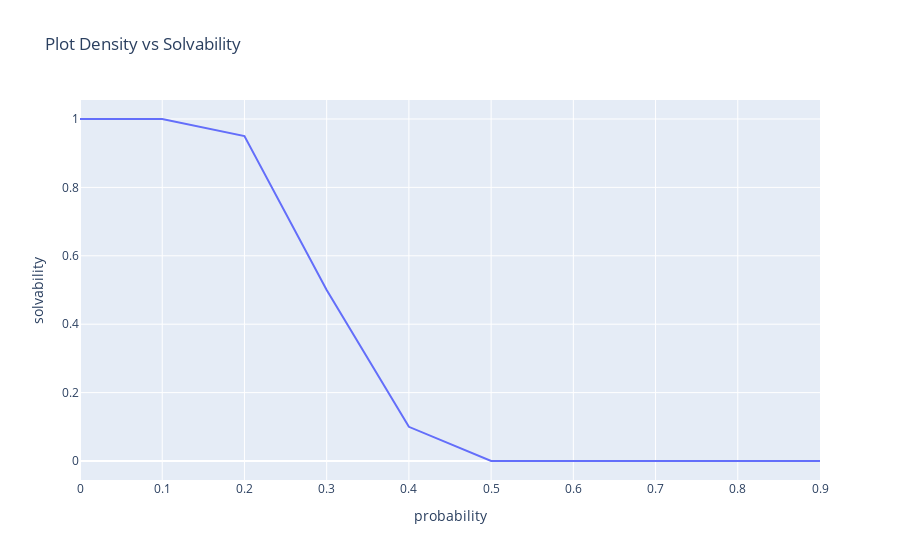

Notebook source saved alongside this figure:
### Code cell
# conver the scores list to a dict
scores_dict = dict(zip([0, 0.1, 0.2, 0.3, 0.4, 0.5, 0.6, 0.7, 0.8, 0.9], scores))
scores_df = pd.DataFrame.from_dict(scores_dict, orient='index').reset_index()
scores_df.columns = ["probability", "solvability"]
# plot the scores array

fig = px.line(scores_df, x="probability", y="solvability", title='Plot Density vs Solvability')
fig.show()

plotly.io.write_image(fig, file="./graphs/question_4.png", scale=5)

### Figure 1 — Plotly figure (JSON) as saved in the notebook; plotly's stock layout.template omitted (floating-point values rounded to 4 significant figures)
{"data": [{"hovertemplate": "probability=%{x}<br>solvability=%{y}<extra></extra>", "legendgroup": "", "line": {"color": "#636efa", "dash": "solid"}, "marker": {"symbol": "circle"}, "mode": "lines", "name": "", "orientation": "v", "showlegend": false, "type": "scatter", "x": [0, 0.1, 0.2, 0.3, 0.4, 0.5, 0.6, 0.7, 0.8, 0.9], "xaxis": "x", "y": [1, 1, 0.95, 0.5, 0.1, 0, 0, 0, 0, 0], "yaxis": "y"}], "layout": {"legend": {"tracegroupgap": 0}, "title": {"text": "Plot Density vs Solvability"}, "xaxis": {"anchor": "y", "domain": [0, 1], "title": {"text": "probability"}}, "yaxis": {"anchor": "x", "domain": [0, 1], "title": {"text": "solvability"}}}}
